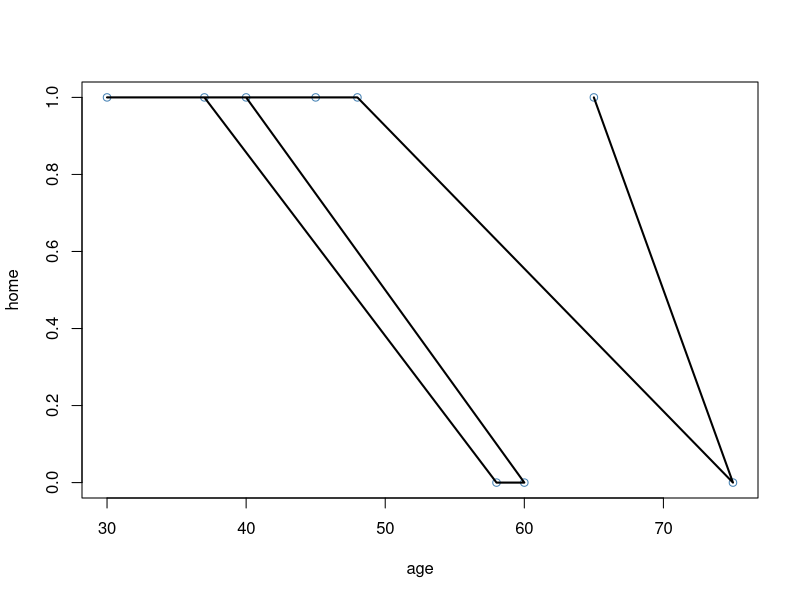

Here is the R script that generated this plot:
library(readxl)

age<-c(45,30,37,58,60,40,48,75,65)
home<-c(1,1,1,0,0,1,1,0,1)
data1<-data.frame(age,home)
print(data1)
logistic_model <- glm(home~age,data=data1, family=binomial)
print(summary(logistic_model))
plot(home~age, data=data1, col="steelblue")
lines(home~age, data1, lwd=2)
age<-c(32,70)
test_reg<-data.frame(age)
predict_reg <- predict(logistic_model, 
                       test_reg, type = "response")
predict_reg <- ifelse(predict_reg >0.5, 1, 0)

print(table(age, predict_reg))




